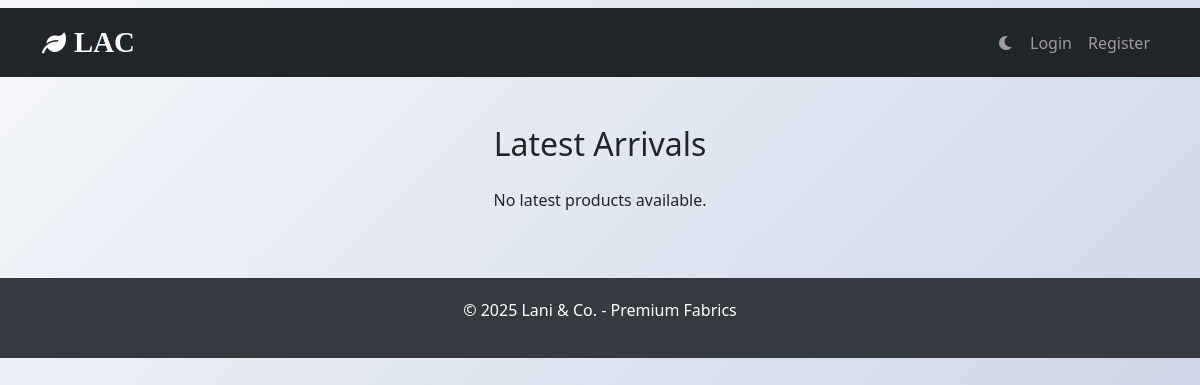
Before: /latest/ with the older database file.
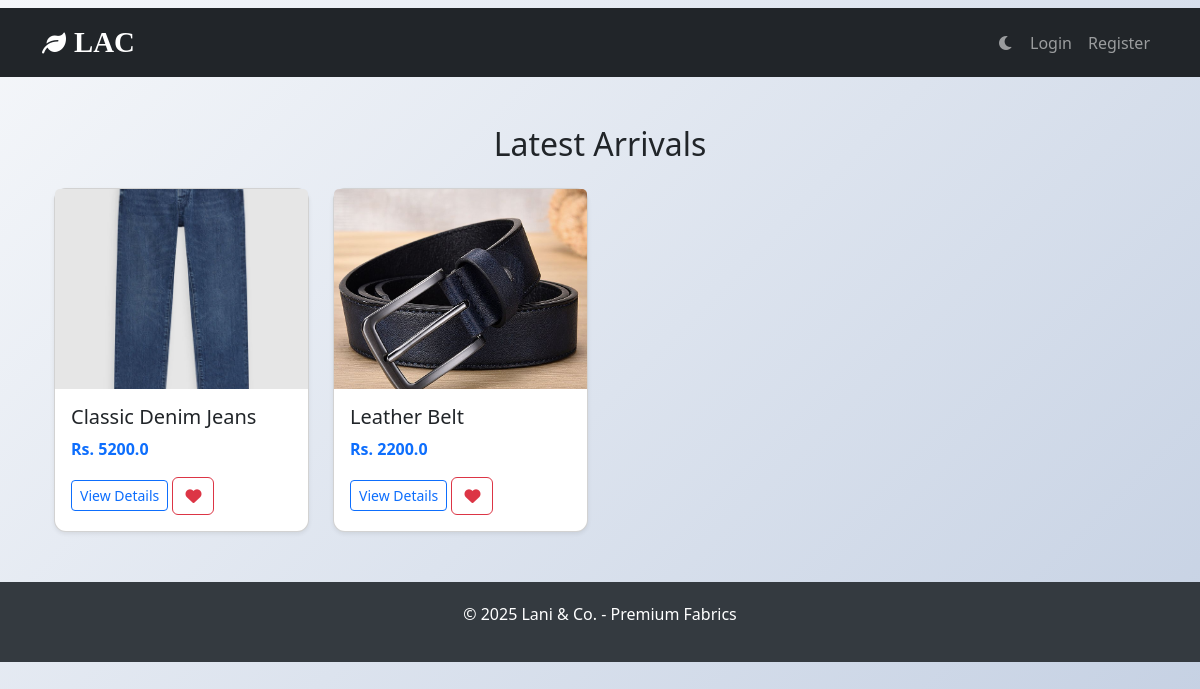
After: the same page with the newer database file.
### shop/models.py (models this page shows, shortened)
class Product(models.Model):
    name = models.CharField(max_length=100)
    price = models.FloatField()
    category = models.ForeignKey(Category, on_delete=models.CASCADE)
    description = models.TextField(blank=True)
    image_filename = models.CharField(max_length=200, blank=True, null=True)
    is_latest = models.BooleanField(default=False)

### myapp/views.py (the view)
# urls.py: path('latest/', views.latest_products_view, name='latest_products'),
@never_cache
def latest_products_view(request):
    products = Product.objects.filter(is_latest=True)
    return render(request, 'latest_products.html', {'products': products})

### shop/templates/latest_products.html (shortened to what this page needs)
{% extends 'base.html' %}
{% load static %}
{% block content %}
<div class="container my-5">
    <h2 class="text-center mb-4">Latest Arrivals</h2>
    <div class="row g-4">
        {% for product in products %}
        <div class="col-md-3">
            <div class="card h-100 shadow-sm">
                {% if product.image_filename %}
                    <img src="{% static 'images/products/'|add:product.image_filename %}" class="card-img-top" style="height: 200px; object-fit: cover;">
                {% elif product.image %}
                    <img src="{{ product.image.url }}" class="card-img-top" style="height: 200px; object-fit: cover;">
                {% else %}
                    <img src="https://via.placeholder.com/300x200?text=No+Image" class="card-img-top">
                {% endif %}
                <div class="card-body">
                    <h5 class="card-title">{{ product.name }}</h5>
                    <p class="card-text text-primary fw-bold">Rs. {{ product.price }}</p>
                    <a href="{% url 'product_detail' product.id %}" class="btn btn-outline-primary btn-sm">View Details</a>
                    <button class="btn favorite-btn {% if product.id in favorited_ids %}btn-danger{% else %}btn-outline-danger{% endif %}" data-product-id="{{ product.id }}">
                        <i class="fas fa-heart"></i>
                    </button>
                </div>
            </div>
        </div>
        {% empty %}
        <p class="text-center">No latest products available.</p>
        {% endfor %}
    </div>
</div>
{% endblock %}

Changed rows visible on the page:
added Product: image_filename (picture), name "Classic Denim Jeans", price "5200.0"
added Product: image_filename (picture), name "Leather Belt", price "2200.0"
Other visible differences:
text no longer shown: "No latest products available."
